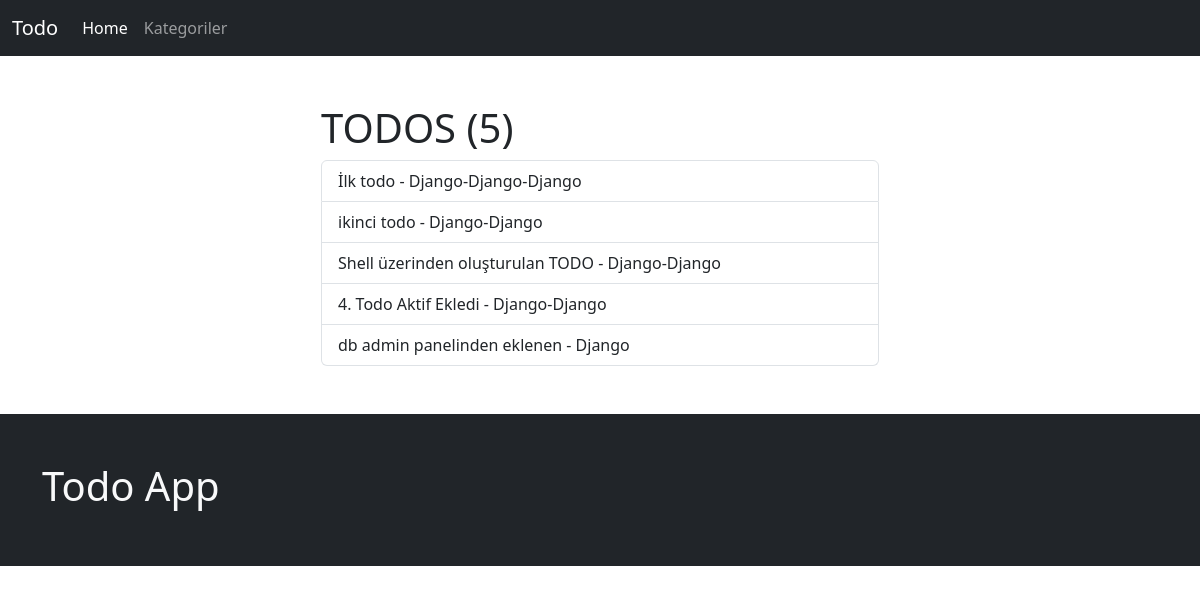
The page / on the database its author committed.
### todo/models.py (models this page shows, shortened)
class Todo(models.Model):
    category = models.ForeignKey(Category,null=True, on_delete=models.SET_NULL)
    title = models.CharField(max_length=200)
    content = models.TextField(blank=True, null=True)
    is_active = models.BooleanField(default=False)
    created_at = models.DateTimeField(auto_now_add=True)
    updated_at = models.DateTimeField(auto_now=True)

### todo/views.py (the view)
# urls.py: path('', home_view,name="home" ),
def home_view(request):
    todos = Todo.objects.filter(is_active=True)
    context = dict(
        todos=todos
    )
    return render(request, 'todo/todo_list.html', context)

### todo/templates/todo/todo_list.html
{% extends 'core/base.html' %}
{% block container %}
<div class="col-sm-6 offset-sm-3">
<h1 class="">TODOS ({{ todos.count }}) </h1>
    <div class="list-group">
        {% for todo in todos %}
        <a href="{% url 'todo_detail' id=todo.pk %}" class="list-group-item list-group-item-action" aria-current="true">
            {{ todo.title }}
        </a>
        {% endfor %}
    </div>
</div>
{% endblock container %}

### templates/core/base.html (shortened to what this page needs)
{% load static %}
<!doctype html>
<html lang="en">
  <head>
    <link rel="stylesheet" href="{% static 'css/bootstrap.min.css' %}">
  </head>
  <body>
    {% include 'core/navbar.html' %}
    <div class="container my-5">
        {% block container %}
        {% endblock container %}
    </div>
    {% include 'core/footer.html' %}
  </body>
</html>

### templates/core/navbar.html (shortened to what this page needs)
<nav class="navbar navbar-expand-lg bg-dark navbar-dark">
    <div class="container-fluid">
      <a class="navbar-brand" href="/">Todo</a>
      <div class="collapse navbar-collapse" id="navbarNavAltMarkup">
        <div class="navbar-nav">
          <a class="nav-link active" aria-current="page" href="/">Home</a>
          <a class="nav-link" href="#">Kategoriler</a>
        </div>
      </div>
    </div>
  </nav>

### templates/core/footer.html (shortened to what this page needs)
<footer class="bg-dark py-5 my-5">
    <div class="container">
        <div class="col">
            <h1 class="text-light">Todo App</h1>
        </div>
    </div>
</footer>

### rows shown on the page
Todo: title "İlk todo - Django-Django-Django"
Todo: title "ikinci todo - Django-Django"
Todo: title "Shell üzerinden oluşturulan TODO - Django-Django"
Todo: title "4. Todo Aktif Ekledi - Django-Django"
Todo: title "db admin panelinden eklenen - Django"

### other values the page prints
{{ todos.count }} "5"
